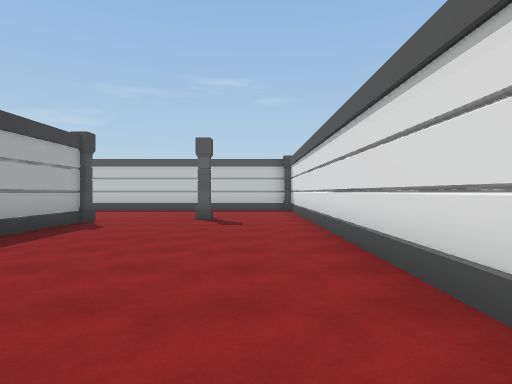
View 1 (above)

24 first-person views from a walk through a scene from a Unity 3-D project. The camera is 1.4 m above the floor, looks level and sees 75° across. The floor is counted in squares, 2 m on a side. Each view is taken from the middle of a square. On the plan, view 1 faces up. The plan holds only what a view shows up to about 10 squares ahead; the rest is blank. The place goes on beyond the plan. The player character is not drawn.

View 2
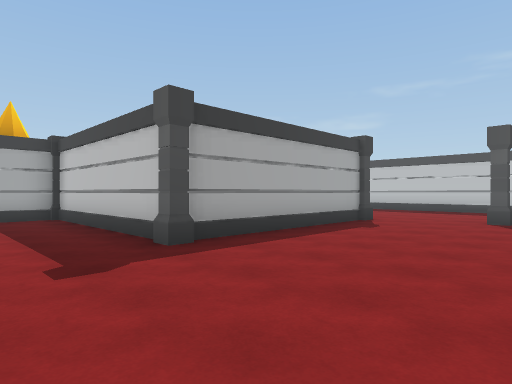

View 3
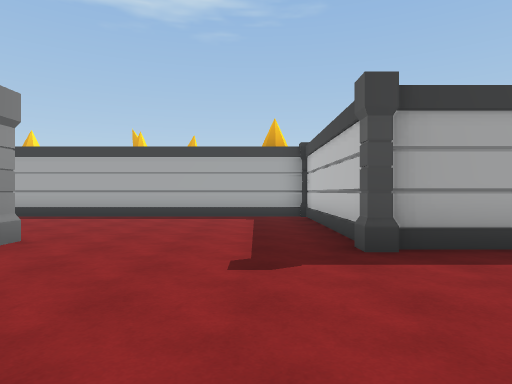

View 4
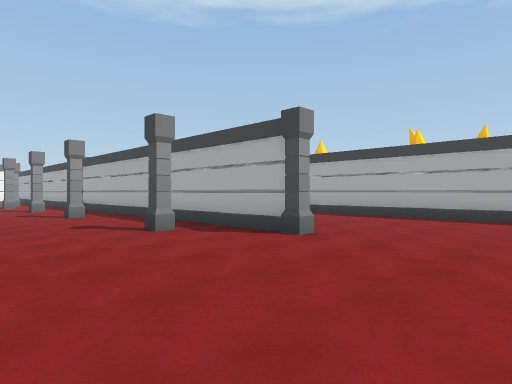

View 5
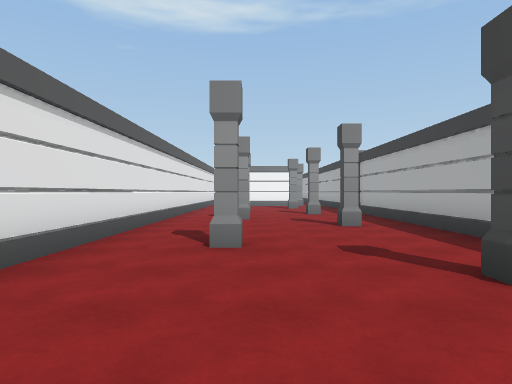

View 6
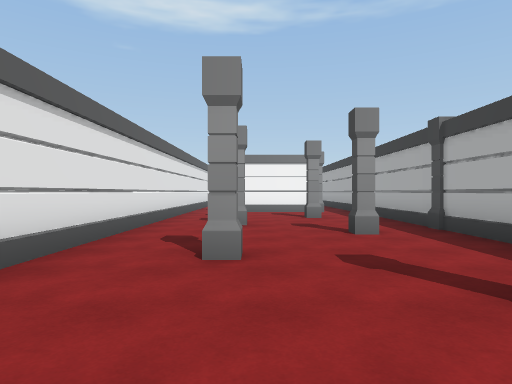

View 7
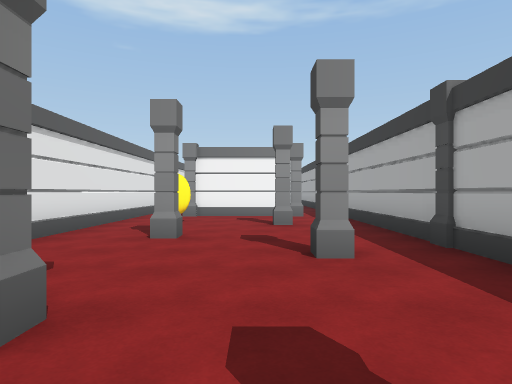

View 8
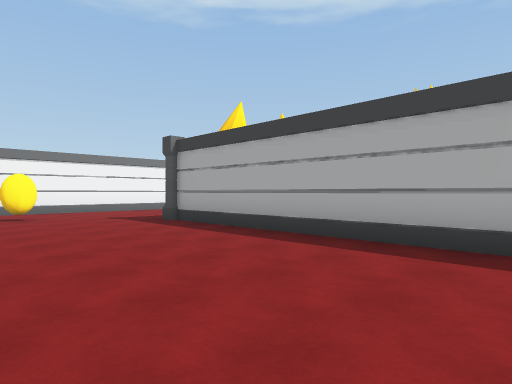

View 9
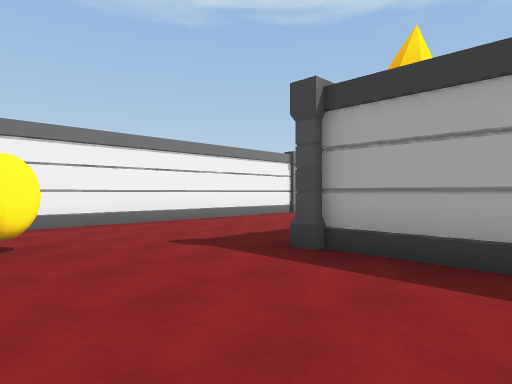

View 10
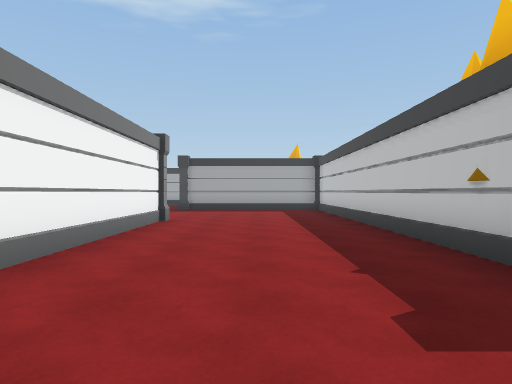

View 11
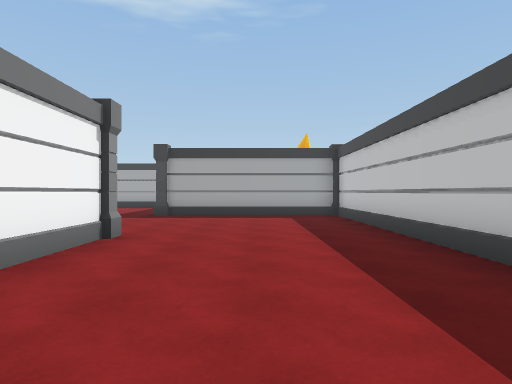

View 12
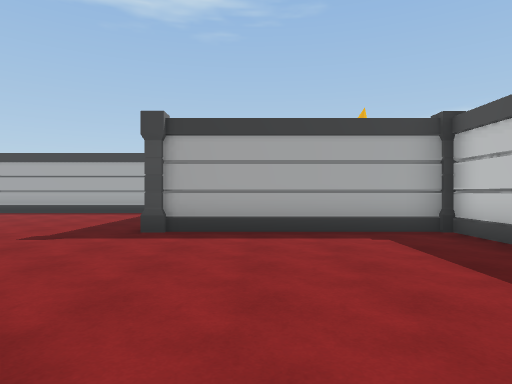

View 13
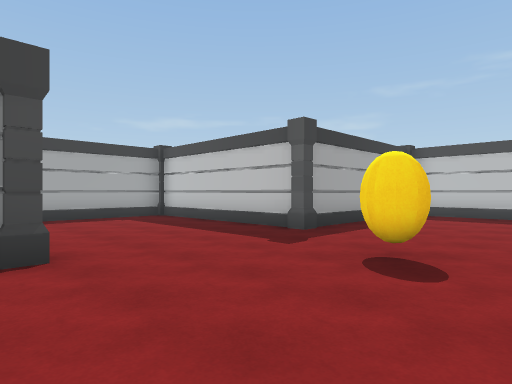

View 14
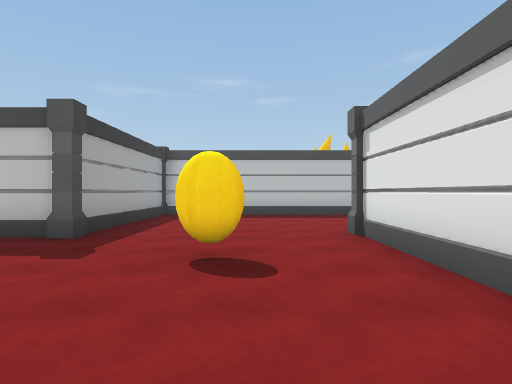

View 15
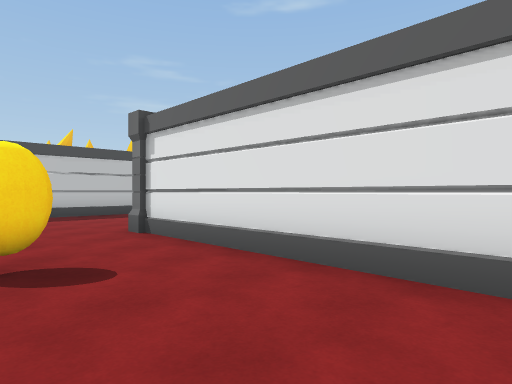

View 16
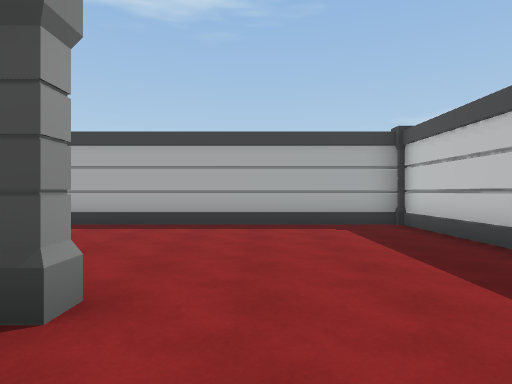

View 17
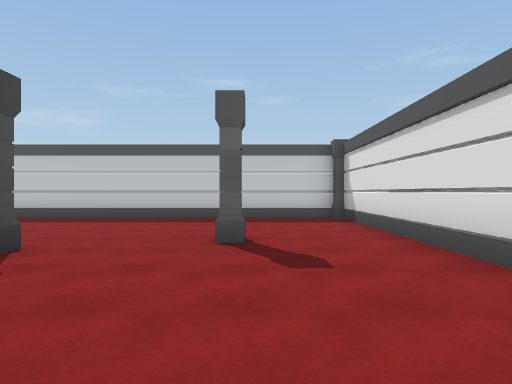

View 18
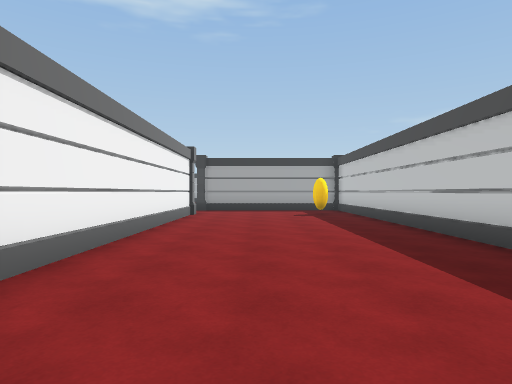

View 19
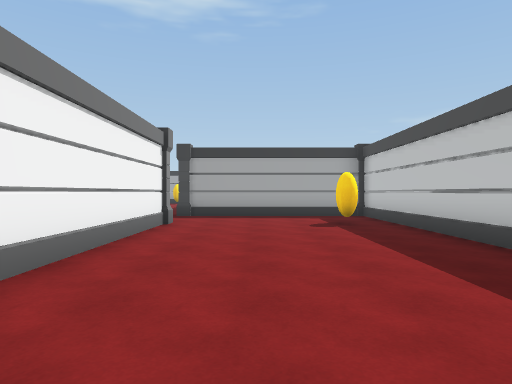

View 20
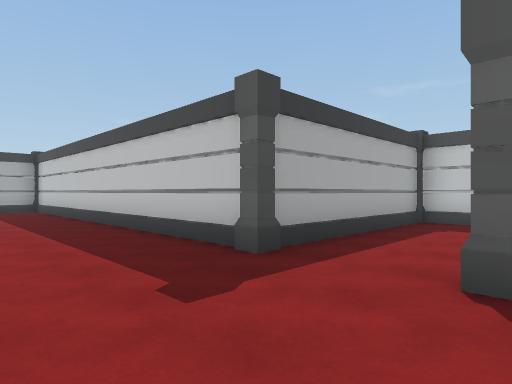

View 21
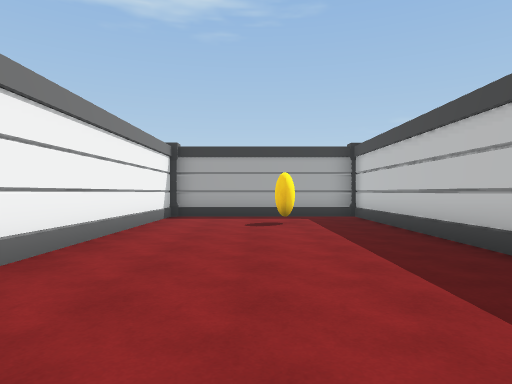

View 22
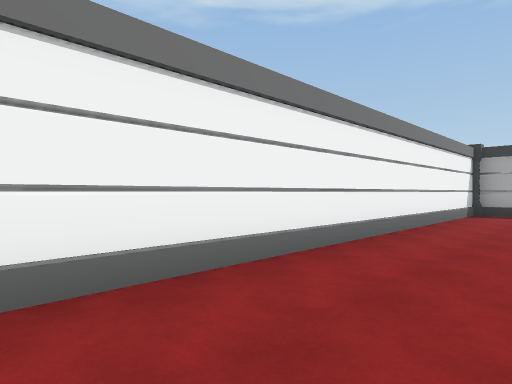

View 23
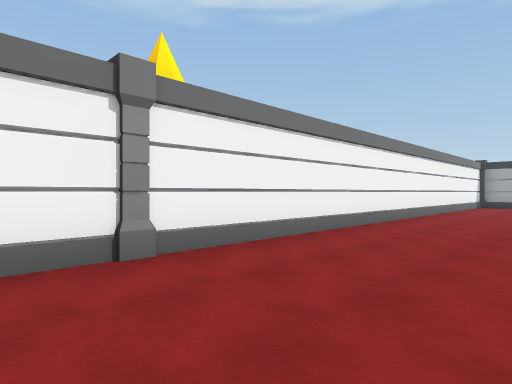

View 24
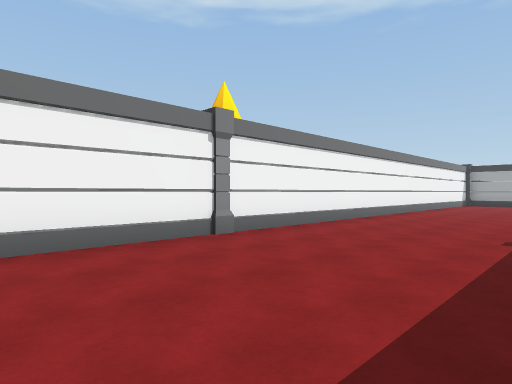

### Floor plan
Points are (right, up) in squares from view 1. A wall is a line through its corners. A room is listed if a view was taken in it or the views show most of it. See-through windows are left out.
Room 1 (views 1, 2, 3, 4, 5, 6, 7, 8, 9, 10, 11, 12, 13, 14, 15, 16, 17, 18, 19, 20, 21, 22, 23, 24)
walls: (-9.6, 1.5) (-9.6, -8.4); (-9.5, 2.6) (-6.5, 2.6); (-4.5, -3.4) (-4.5, -18); (-4.4, 2.4) (-9.4, 2.4); (-12.5, -8.5) (-19.5, -8.5); (-11.4, 8) (-4.6, 8); (-4.1, 7.5) (-4.1, 2.6); (1.3, 1.8) (1.3, 12.4); (-15.4, 7.9) (-25.5, 7.9); (-14.5, -13.3) (-6.6, -13.3); (-19.9, -9.5) (-19.9, -13.5); (-14.8, 12.5) (-14.8, 8.4); (-20.4, -13.8) (-24.4, -13.8); (-25.2, 2.6) (-11.4, 2.6); (0.2, 13.2) (-14.2, 13.2); (-2.5, -18.7) (-0.5, -18.7); (-15.3, -18.8) (-15.3, -13.5); (-25.6, 7.5) (-25.6, 3.5); (1.3, -19) (1.3, -5); (-25.2, -14.5) (-25.2, -19.5)
objects: pillar (-20, -18); pillar (-20, -14); pillar (-15, -13); pillar (-15, 8); pillar (-12, 8); other object (-11, -8) to (-11, -7); pillar (-10, 3); pillar (-9, -9); pillar (-5, -13); pillar (-5, -3); pillar (-4, 2); pillar (-4, 8); pillar (-3, -19); pillar (-3, -16); pillar (-3, -13); pillar (-3, -9); pillar (-3, -5); pillar (-1, -14); pillar (-1, -11); pillar (-1, -6); pillar (-1, 9); pillar (0, -19); pillar (1, 13)

Positions as (right, up) in squares from view 1, and headings:
1: (0, 0), facing up
2: (0, 0), facing up-left
3: (0, 1), facing left
4: (0, 1), facing down-left
5: (-1, -2), facing down
6: (-1, -7), facing down
7: (-2, -9), facing down
8: (-5, -1), facing down-left
9: (-6, -6), facing down-left
10: (-7, -11), facing left
11: (-10, -11), facing left
12: (-14, -12), facing left
13: (-16, -19), facing up-left
14: (-17, -19), facing up
15: (-18, -19), facing up-right
16: (-18, -17), facing left
17: (-1, 4), facing up
18: (-2, 10), facing left
19: (-5, 10), facing left
20: (-12, 5), facing up-left
21: (-16, 5), facing left
22: (-14, 5), facing down-left
23: (-8, 6), facing down-left
24: (-6, 7), facing down-left
